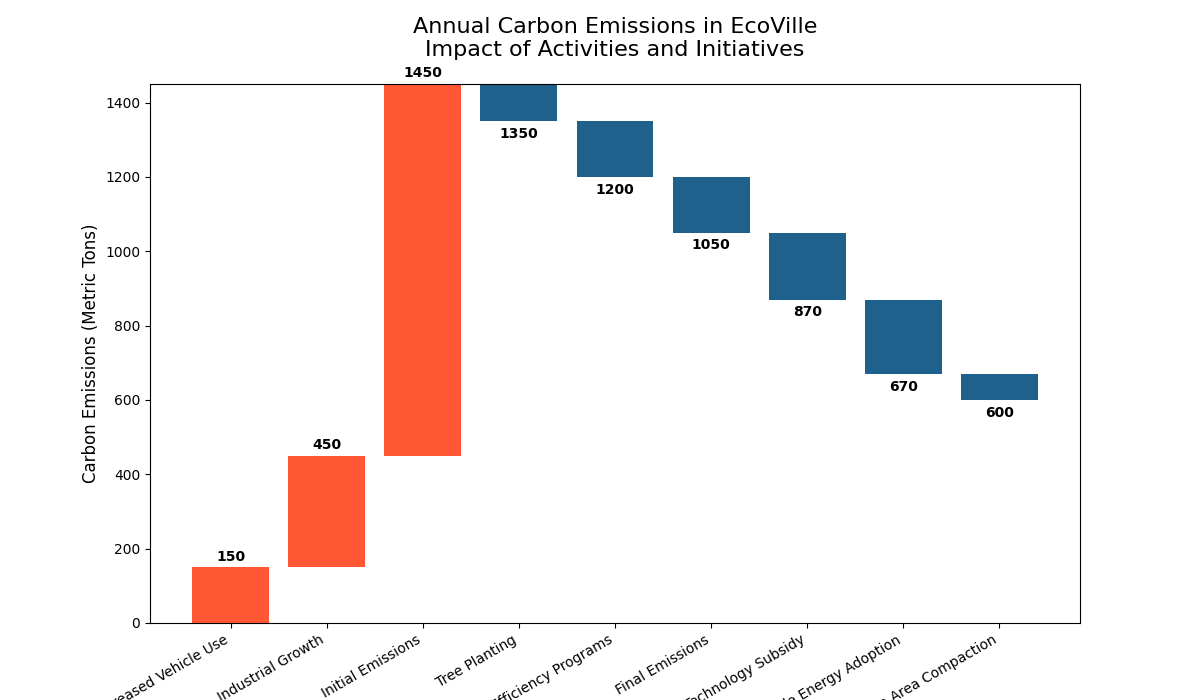

Source code (Python):
import matplotlib.pyplot as plt
import numpy as np

emissions_labels = [
    'Increased Vehicle Use', 'Industrial Growth', 'Initial Emissions', 
    'Tree Planting', 'Energy Efficiency Programs', 
    'Final Emissions', 'Green Technology Subsidy',
    'Renewable Energy Adoption', 'Urban Area Compaction'
]
emissions_values = [150, 300, 1000, -100, -150, -150, -180, -200, -70]

emissions_start = np.zeros(len(emissions_values))
emissions_start[1:] = np.cumsum(emissions_values[:-1])

colors = ['#FF5733' if x >= 0 else '#1F618D' for x in emissions_values]

fig, ax = plt.subplots(figsize=(12, 7))

bars = ax.bar(emissions_labels, emissions_values, bottom=emissions_start, color=colors)

for i, (bar, value) in enumerate(zip(bars, emissions_values)):
    yval = bar.get_height() + emissions_start[i]
    ax.text(bar.get_x() + bar.get_width() / 2, yval + (10 if value >= 0 else -15), f'{yval:.0f}', 
            ha='center', va='bottom' if value >= 0 else 'top', color='black', fontsize=10, weight='bold')

plt.xticks(rotation=30, ha='right', fontsize=10)
ax.set_title('Annual Carbon Emissions in EcoVille\nImpact of Activities and Initiatives', fontsize=16, pad=20)
ax.set_ylabel('Carbon Emissions (Metric Tons)', fontsize=12)
ax.set_xlabel('Emission Activities and Reductions', fontsize=12)

plt.show()
